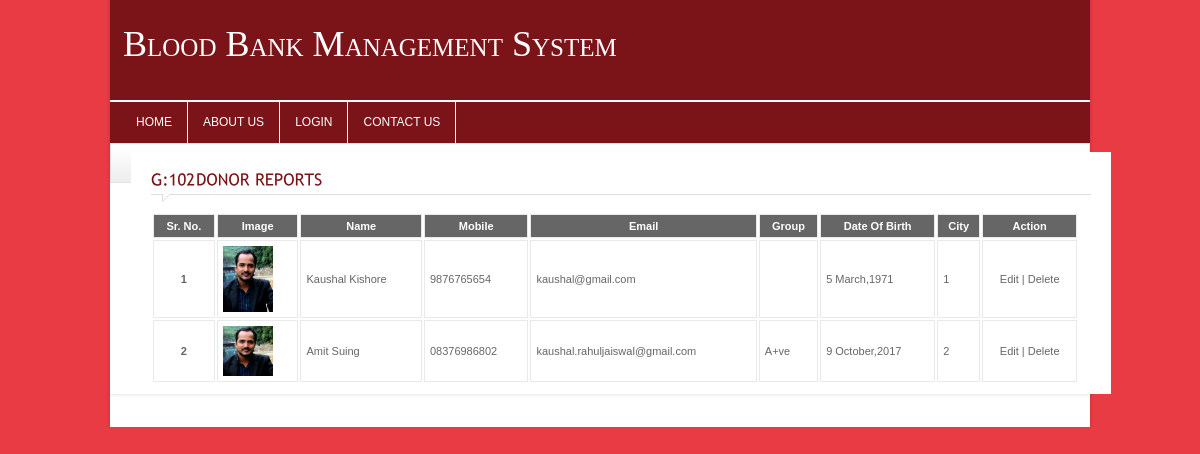
The app's page /blood_bank_system/doner-report.php with its own data.
### tables this page shows
CREATE TABLE `doner` (
  `doner_id` int(11) NOT NULL,
  `doner_blood_group` varchar(255) DEFAULT NULL,
  `doner_name` varchar(255) NOT NULL,
  `doner_add1` varchar(255) NOT NULL,
  `doner_add2` varchar(255) NOT NULL,
  `doner_city` varchar(255) NOT NULL,
  `doner_state` varchar(255) NOT NULL,
  `doner_country` varchar(255) NOT NULL,
  `doner_email` varchar(255) NOT NULL,
  `doner_mobile` varchar(255) NOT NULL,
  `doner_gender` varchar(255) NOT NULL,
  `doner_dob` varchar(255) NOT NULL,
  `doner_image` varchar(255) NOT NULL
);

### blood_bank_system/includes/functions.php (called while the page is built, shortened)
<?php
$SERVER_PATH = "http://127.0.0.1/blood_bank_system/";
?>

### blood_bank_system/doner-report.php (the view, shortened to what this page needs)
<?php
	include_once("includes/header.php");
	$SQL="SELECT * FROM doner";
	$rs=mysql_query($SQL) or die(mysql_error());
	global $SERVER_PATH;
?>
	<div class="crumb">
	<div id="content_sec">
		<div class="col1" style="width:100%">
		<div class="contact">
				<h4 class="heading colr">Donor Reports</h4>
    </div>
				<div class="static">
					<table style="width:100%">
					  <tbody>
					  <tr class="tablehead bold">
						<td scope="col">Sr. No.</td>
						<td scope="col">Image</td>
						<td scope="col">Name</td>
						<td scope="col">Mobile</td>
						<td scope="col">Email</td>
						<td scope="col">Group</td>
						<td scope="col">Date Of Birth</td>
						<td scope="col">City</td>
						<td scope="col">Action</td>
					  </tr>
					<?php
					$sr_no=1;
					while($data = mysql_fetch_assoc($rs))
					{
					?>
					  <tr>
						<td style="text-align:center; font-weight:bold;"><?=$sr_no++?></td>
						<td><img src="<?=$SERVER_PATH.'uploads/'.$data[doner_image]?>" style="heigh:50px; width:50px"></td>
						<td><?=$data[doner_name]?></td>
						<td><?=$data[doner_mobile]?></td>
						<td><?=$data[doner_email]?></td>
						<td><?=$data[doner_blood_group]?></td>
						<td><?=$data[doner_dob]?></td>
						<td><?=$data[doner_city]?></td>
						<td style="text-align:center"><a href="doner.php?doner_id=<?php echo $data[doner_id] ?>">Edit</a> | <a href="Javascript:delete_doner(<?=$data[doner_id]?>)">Delete</a> </td>
					  </tr>
					<?php } ?>
					</tbody>
					</table>
				</div>
		</div>
		</div>
	</div>
<?php include_once("includes/footer.php"); ?>

### blood_bank_system/css/style.css (style rules this page uses)
* { padding:0px; margin:0px; }
body { background-color:#e93b44; font-family:Arial, Helvetica, sans-serif; font-size:11px; color:#666666; float:left; width:100%; }
a { text-decoration:none; outline:none; color:#666666; }
.bold { font-weight:bold; }
.colr { color:#7b1419 !important; }
h4 { font-size:16px; font-weight:normal; }
.heading { padding:10px 0px 14px 0px !important; width:100% !important; margin-bottom:10px !important; text-transform:uppercase; background-image:url(../images/heading.gif); background-repeat:no-repeat; background-position:left bottom; }
#content_sec { width:940px; padding:10px 20px; margin-left:10px; background-color:#FFF; float:left; }
.col1 { width:675px; float:left; }
.crumb { width:958px; height:30px; padding:8px 10px 0px 10px; background-image:url(../images/crumb.gif); background-repeat:repeat-x; margin-left:10px; border:#e3e3e3 solid 1px; }
.static { float:left; width:928px; }
.static table { float:left; width:453px; }
.static tr.tablehead { background-color:#666666; color:#FFF; padding:10px; text-align:center; }
.static tr td { padding:5px; border:#e9e9e9 solid 1px; }

### blood_bank_system/css/slider.css (style rules this page uses)
* { margin: 0; padding: 0; }

### records on screen
doner: doner_image (picture), doner_name "Kaushal Kishore", doner_mobile "9876765654", doner_email "kaushal@gmail.com", doner_dob "5 March,1971", doner_city "1"
doner: doner_image (picture), doner_name "Amit Suing", doner_mobile "08376986802", doner_email "kaushal.rahuljaiswal@gmail.com", doner_blood_group "A+ve", doner_dob "9 October,2017", doner_city "2"
